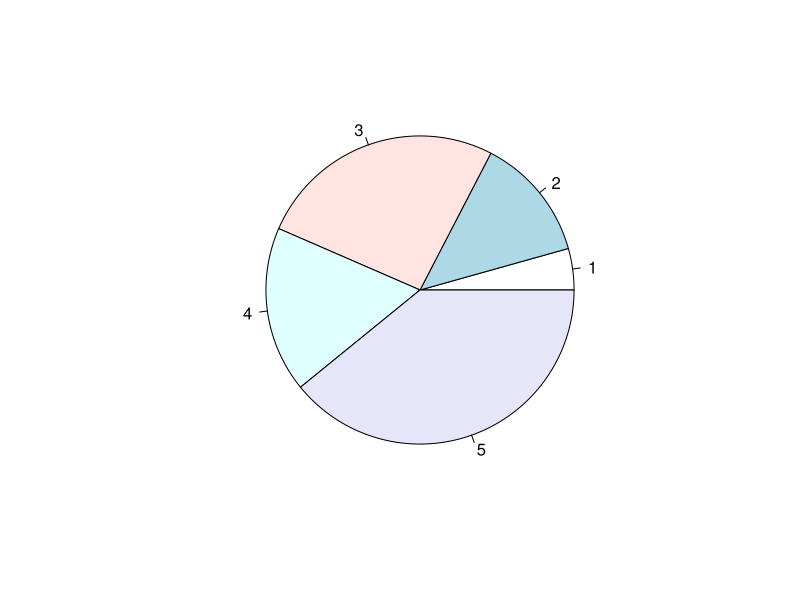
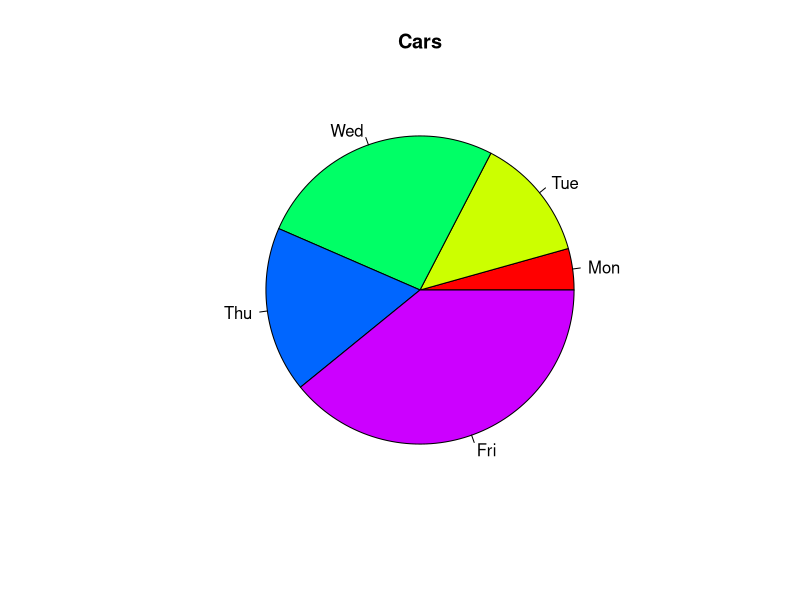
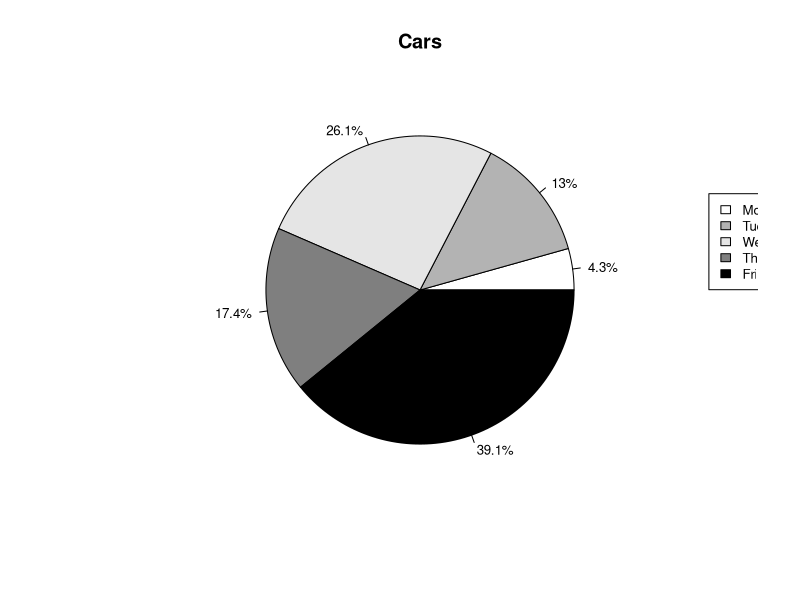

Write R code to recreate these figures, in order.
#https://sites.harding.edu/fmccown/r/


#pie charts


# Let's start with a simple pie chart graphing the cars vector:

# Define cars vector with 5 values
cars <- c(1, 3, 6, 4, 9)

# Create a pie chart for cars
pie(cars)


# Now let's add a heading, change the colors, 
# and define our own labels:

# Define cars vector with 5 values
cars <- c(1, 3, 6, 4, 9)

# Create a pie chart with defined heading and
# custom colors and labels
pie(cars, main="Cars", col=rainbow(length(cars)),
    labels=c("Mon","Tue","Wed","Thu","Fri"))



# Now let's change the colors, label using percentages, 
# and create a legend:

# Define cars vector with 5 values
cars <- c(1, 3, 6, 4, 9)

# Define some colors ideal for black & white print
colors <- c("white","grey70","grey90","grey50","black")

# Calculate the percentage for each day, rounded to one decimal place
car_labels <- round(cars/sum(cars) * 100, 1)

# Concatenate a '%' char after each value
car_labels <- paste(car_labels, "%", sep="")

# Create a pie chart with defined heading and custom colors and labels
pie(cars, main="Cars", col=colors, labels=car_labels,
    cex=0.8)

# Create a legend at the right   
legend(1.5, 0.5, c("Mon","Tue","Wed","Thu","Fri"), cex=0.8, 
       fill=colors)

